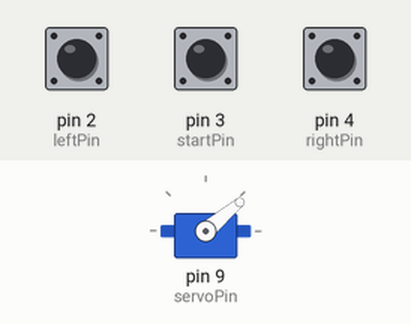
Simulated run of this sketch. Board: Arduino Uno, built with avr-gcc and run on an emulated ATmega328P. Parts: servo. The test bench sets the inputs (shaded band); at power-on: pin 3 (startPin) LOW, pin 2 (leftPin) LOW, pin 4 (rightPin) LOW.

Above: at 1.2 s.
1.3 s: pin 3 (startPin) pulled HIGH for 0.15 s
At 2.4 s:
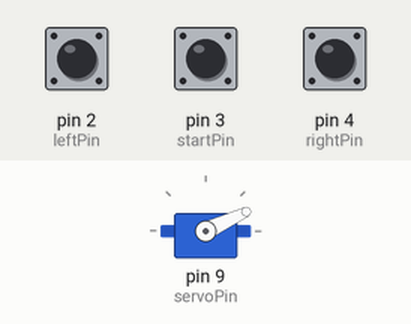
Timing chart, 0 to 8.3 s (numbered marks = the images above; inputs shaded):
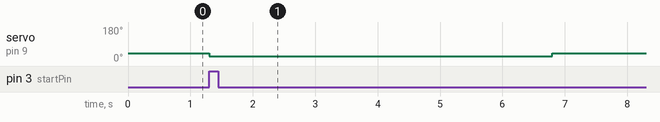

The sketch:

WincoGamer.ino
```cpp
#include <Servo.h>

Servo myservo;              // Servo object
int buttonState = 0;        // State placeholder
float lx = 5.00;            // Left time
float rx = 6.00;            // Right time
float last = 5.50;          // Last time placeholder
const int startPin = 3;     // Start button
const int leftPin = 2;      // Left button
const int rightPin = 4;     // Right button
const int servoPin = 9;		// Servo pin


void setup()
{
  Serial.begin(9600);
  pinMode(startPin, INPUT);
  pinMode(leftPin, INPUT);
  pinMode(rightPin, INPUT);
  myservo.attach(servoPin);
  myservo.write(40); 		// Reset servo to default position
}

void loop()
{
  buttonState = digitalRead(startPin);	// Check if start pin is pressed
  if(buttonState == HIGH)
  {
    last = (rx+lx)/2.00;	// Divide the current left and right values to determine the middle
    myservo.write(25);		// Move servo 10 degrees to "press the button"
    //Serial.println(last);
    delay(last*1000.00);	// Hold button for 1 second times the value of 'last'
    myservo.write(40);		// Set the servo back to original position - release the button
  }
  buttonState = digitalRead(leftPin);	// Check if left pin is pressed
  if(buttonState == HIGH)
  {
   lx = last;
  }
  buttonState = digitalRead(rightPin);	// Check if right pin is pressed
  if(buttonState == HIGH)
  {
   rx = last;
  }
}
```

Measured:
- after the input at 1.3 s, servo on pin 9 (servoPin): 40° → 25° at once, → 40° 5.5 s later
